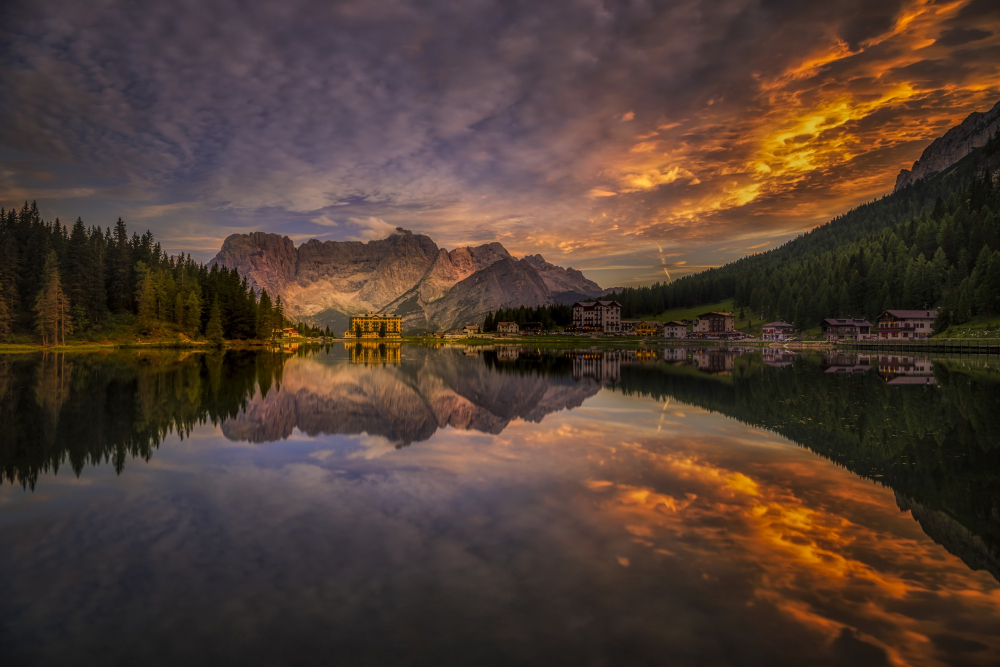
#> input picture coucher-de-soleil-sur-misurina.jpg, 2000 x 1334 px, found by its file name (shown at 1/2 size)
$ python prj_maths.py
#> lines starting #> are read from the running program, lines starting #| are printed output that depends on the picture
import numpy as np
import matplotlib.pyplot as plt
from matplotlib.image import imread
import os

#variable image source
image_path = ".\\coucher-de-soleil-sur-misurina.jpg"

# Charger une image
A = imread(image_path).astype(float)

# Si l’image est en couleur (3 canaux), on la convertit en niveaux de gris
if A.ndim == 3:
    A = np.mean(A, axis=2)
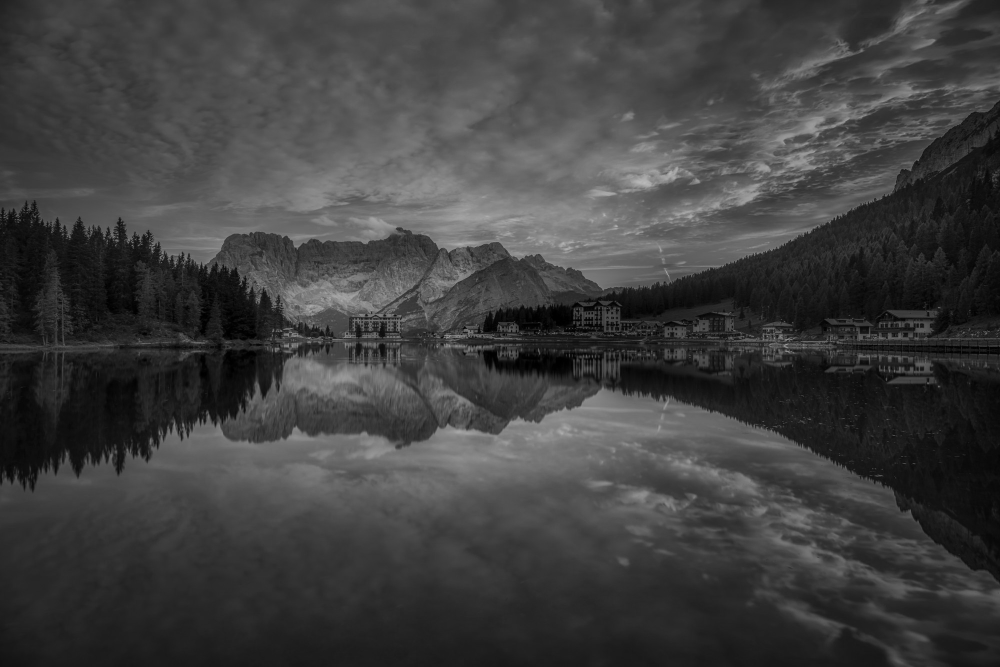
#> A: shape (1334, 2000) float64 (shown at 1/2 size); min 0, max 186.3, mean 63.5

# Taille maximale pour la compression
def k_max(A):
    m, n = A.shape[:2]
    return min(m, n)

# Calcul de la SVD
U, S, Vt = np.linalg.svd(A, full_matrices=False)
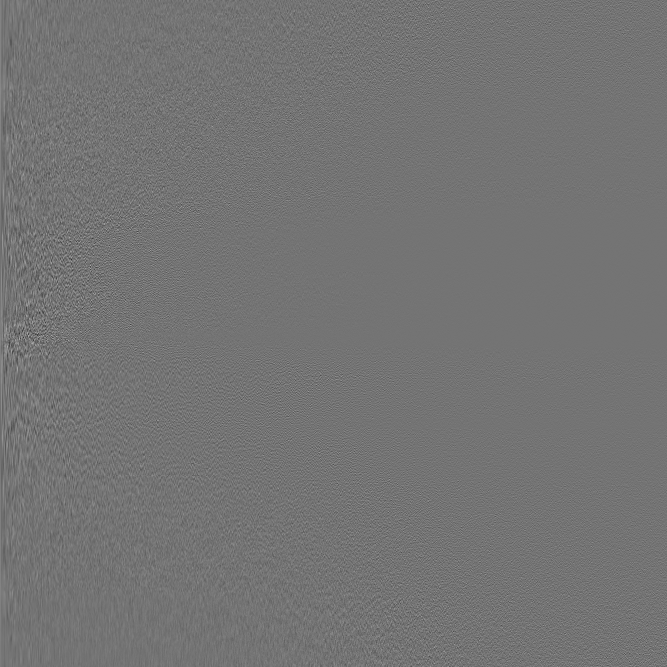
#> U: shape (1334, 1334) float64 (shown at 1/2 size); min -0.217, max 0.26, mean 2.02e-05; drawn with min black and max white
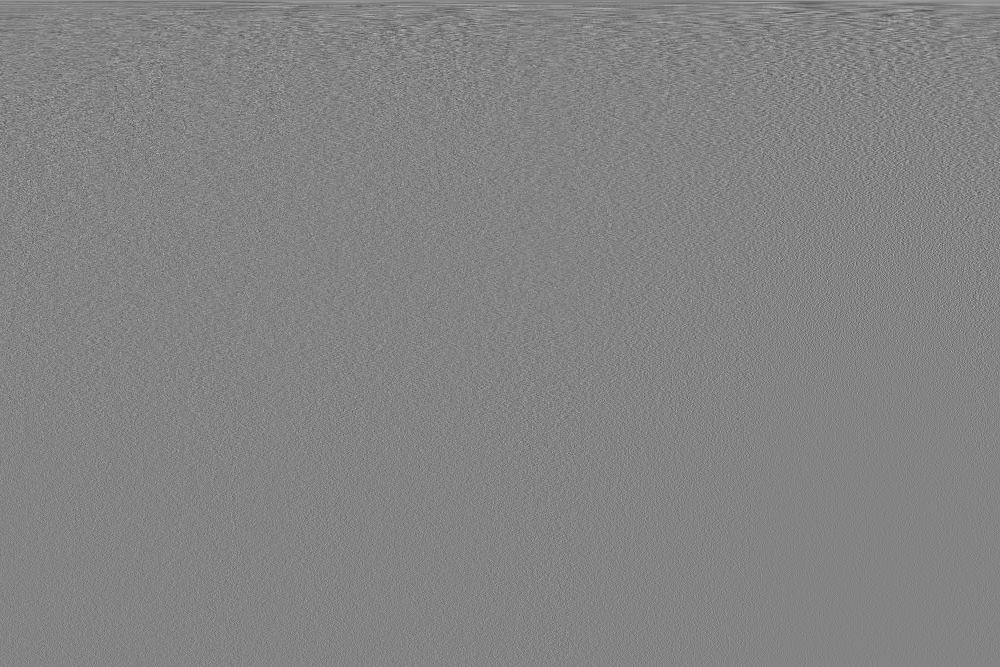
#> Vt: shape (1334, 2000) float64 (shown at 1/2 size); min -0.166, max 0.154, mean 2.04e-05; drawn with min black and max white
#> S = 1334 values, max 111644.7 at index 0, min 3.3 at index 1333, mean 331.1

# Fonction d’approximation
def approx_image(k):
    Uk = U[:, :k]
    Sk = np.diag(S[:k])
    Vk = Vt[:k, :]
    img = Uk @ Sk @ Vk
    return np.clip(img, 0, 255)  # force dans [0,255]


# Sauvegarde et taille des fichiers
def save_and_size(img, filename):
    plt.imsave(filename, img, cmap="gray")
    size_bytes = os.path.getsize(filename)
    print(f"{filename} : {size_bytes/1024:.2f} Ko ({size_bytes} octets), réduction de {(1 - size_bytes/os.path.getsize(image_path))*100:.2f} %")

# Fonction d’affichage des images
def affichage_images():
    plt.figure(figsize=(12,6))

    plt.subplot(1,4,1)
    plt.imshow(A, cmap="gray")
    plt.title("Originale")
    plt.axis("off")

    for i, k in enumerate(k_array, start=2):
        img_k = approx_image(k)
        plt.subplot(1,4,i)
        plt.imshow(img_k, cmap="gray")
        plt.title(f"k={k}")
        plt.axis("off")

    plt.show(block = False)

# Fonction de sauvegarde des images compressées
def save_compressed_images():
    for k in k_array:
        img_k = approx_image(k)
        filename = f"compressed_k{k}.jpg"
        save_and_size(img_k, filename)

# Tableau des valeurs de k à tester
k_array = [1, 20, k_max(A)]
#> k_array = [1, 20, 1334]

def main():
    print(f"Originale : {os.path.getsize(image_path)/1024:.2f} Ko ({os.path.getsize(image_path)} octets)") #affiche la taille de l’image originale
    affichage_images() #affiche les images compressées
#> the loop in affichage_images, `for i, k in enumerate(k_array, start=2):` made 3 passes
#> k on passes 2 to 3: 20, 1334
#> (k, Sk in approx_image) on pass 1: (1, [111644.7])
#> pass 1, in approx_image, `img = Uk @ Sk @ Vk`:
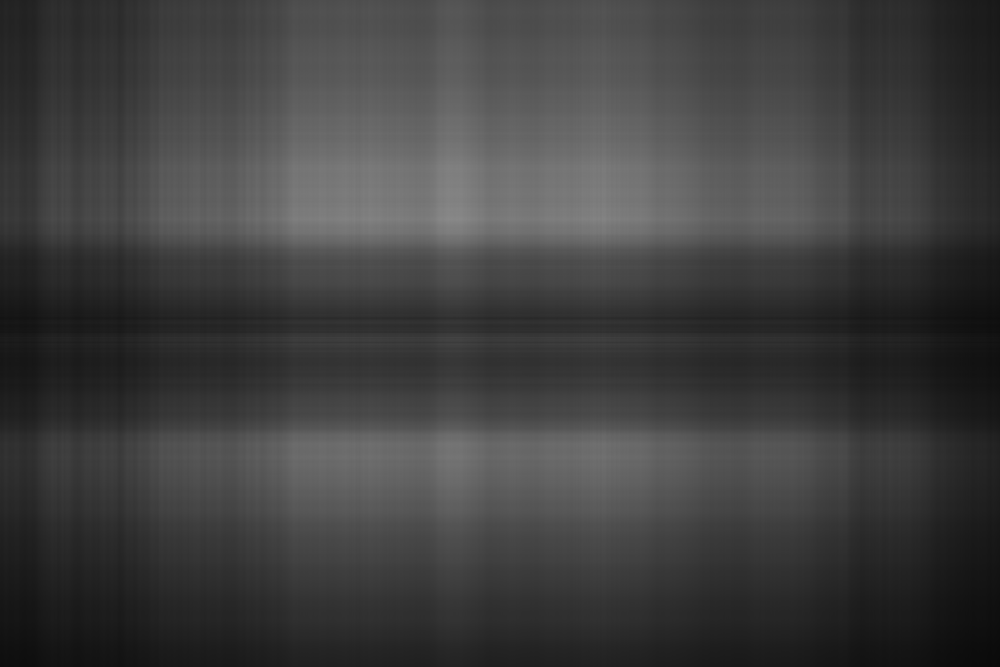
#> img: shape (1334, 2000) float64 (shown at 1/2 size); min 10.11, max 137.4, mean 63.3
#> in affichage_images, `plt.show(block = False)`:
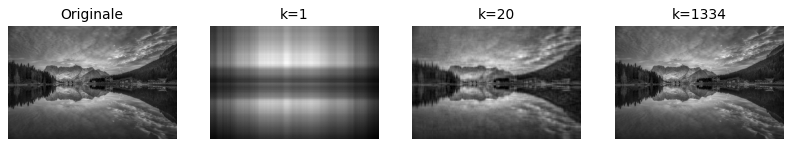
#> figure drawn by matplotlib, 4 panels
    save_compressed_images() #sauvegarde les images compressées
#> the loop in save_compressed_images, `for k in k_array:` made 3 passes
#> (k, filename, size_bytes in save_and_size) on passes 2 to 3: (20, 'compressed_k20.jpg', 172475), (1334, 'compressed_k1334.jpg', 260983)
#> (Sk in approx_image, filename, size_bytes in save_and_size) on pass 1: ([111644.7], 'compressed_k1.jpg', 106906)
#| compressed_k1.jpg : 104.40 Ko (106906 octets), réduction de 71.66 %
#| compressed_k20.jpg : 168.43 Ko (172475 octets), réduction de 54.28 %
#| compressed_k1334.jpg : 254.87 Ko (260983 octets), réduction de 30.82 %
#> pass 1, in save_and_size, `plt.imsave(filename, img, cmap="gray")`:
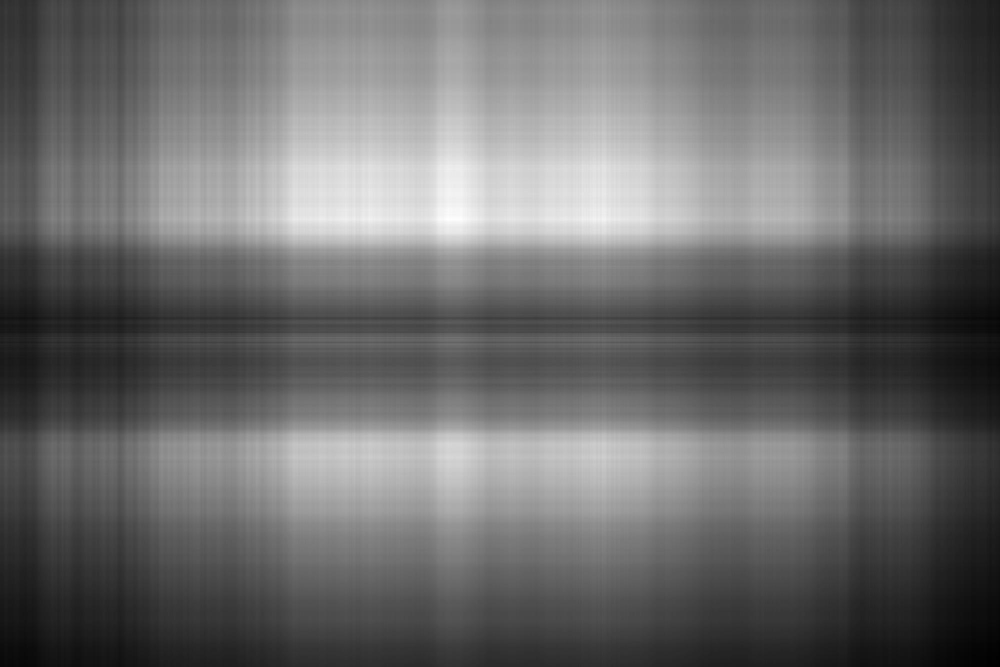
#> saved as compressed_k1.jpg: shape (1334, 2000, 3) (shown at 1/2 size); min 0, max 255, mean 106.4
#> pass 3, in approx_image (call 6), `img = Uk @ Sk @ Vk`:
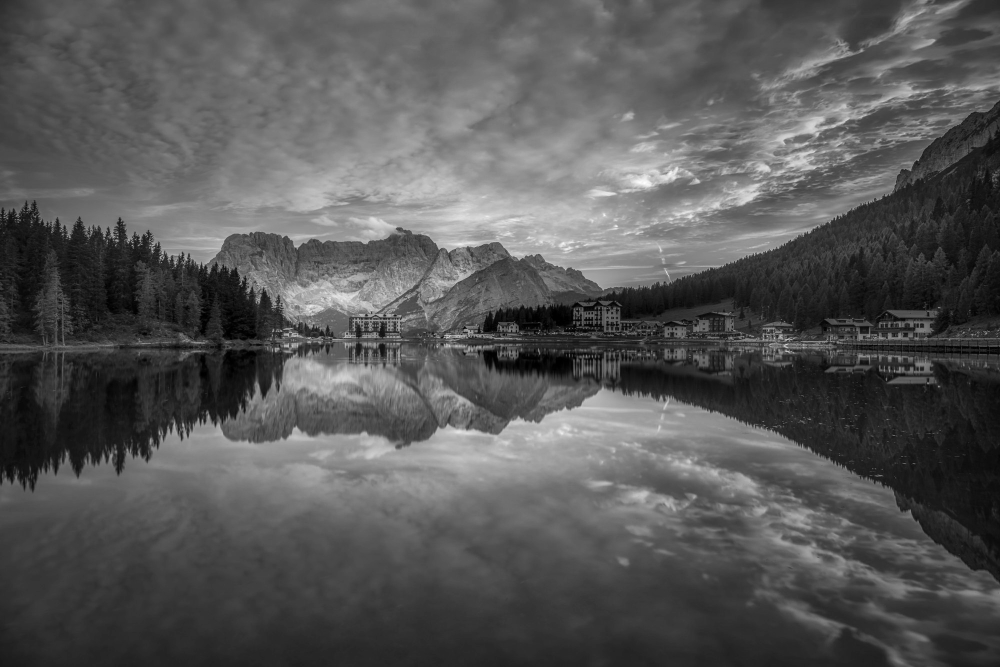
#> img: shape (1334, 2000) float64 (shown at 1/2 size); min -3.98e-13, max 186.3, mean 63.5; drawn with min black and max white
    input("Appuyez sur entrée pour quitter...")

main()
